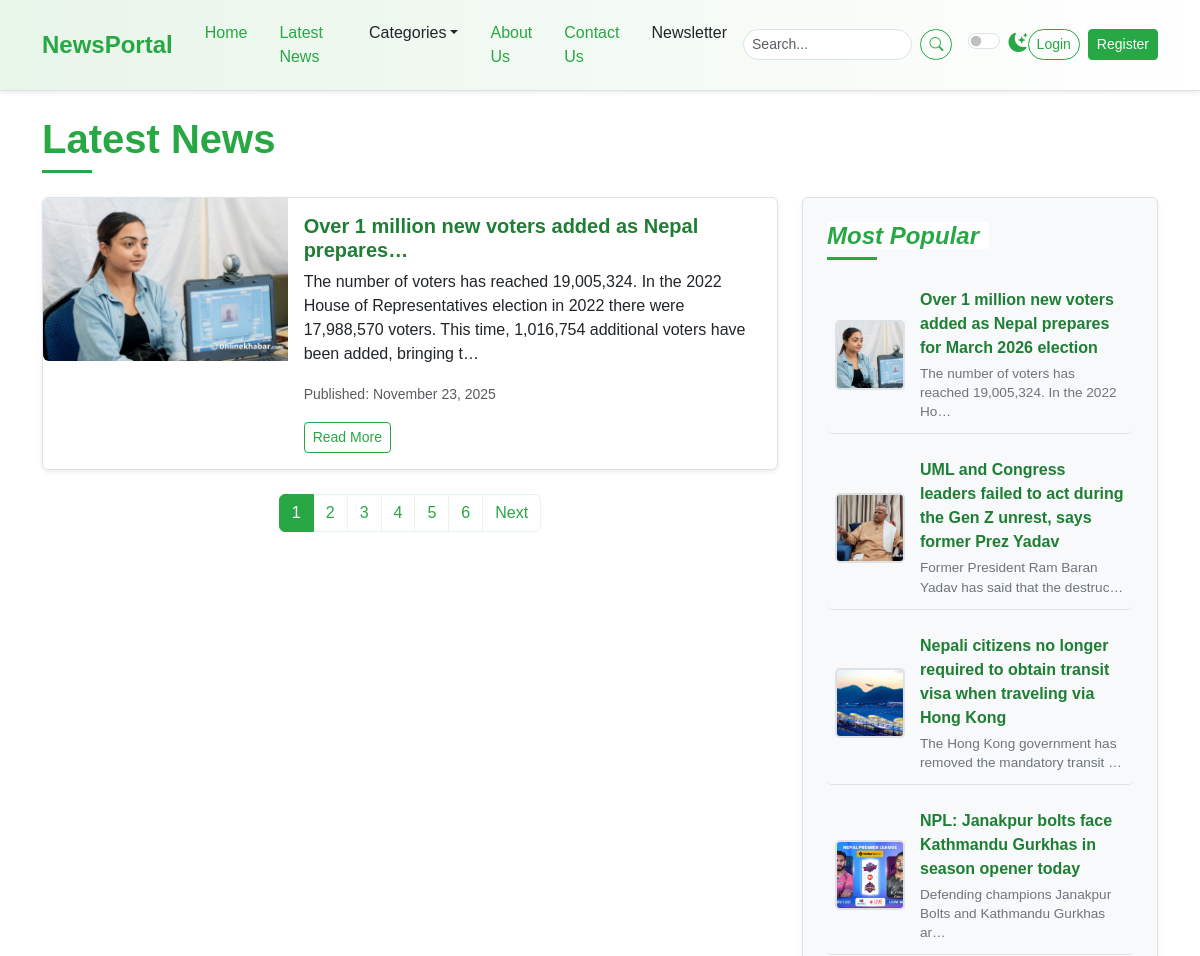
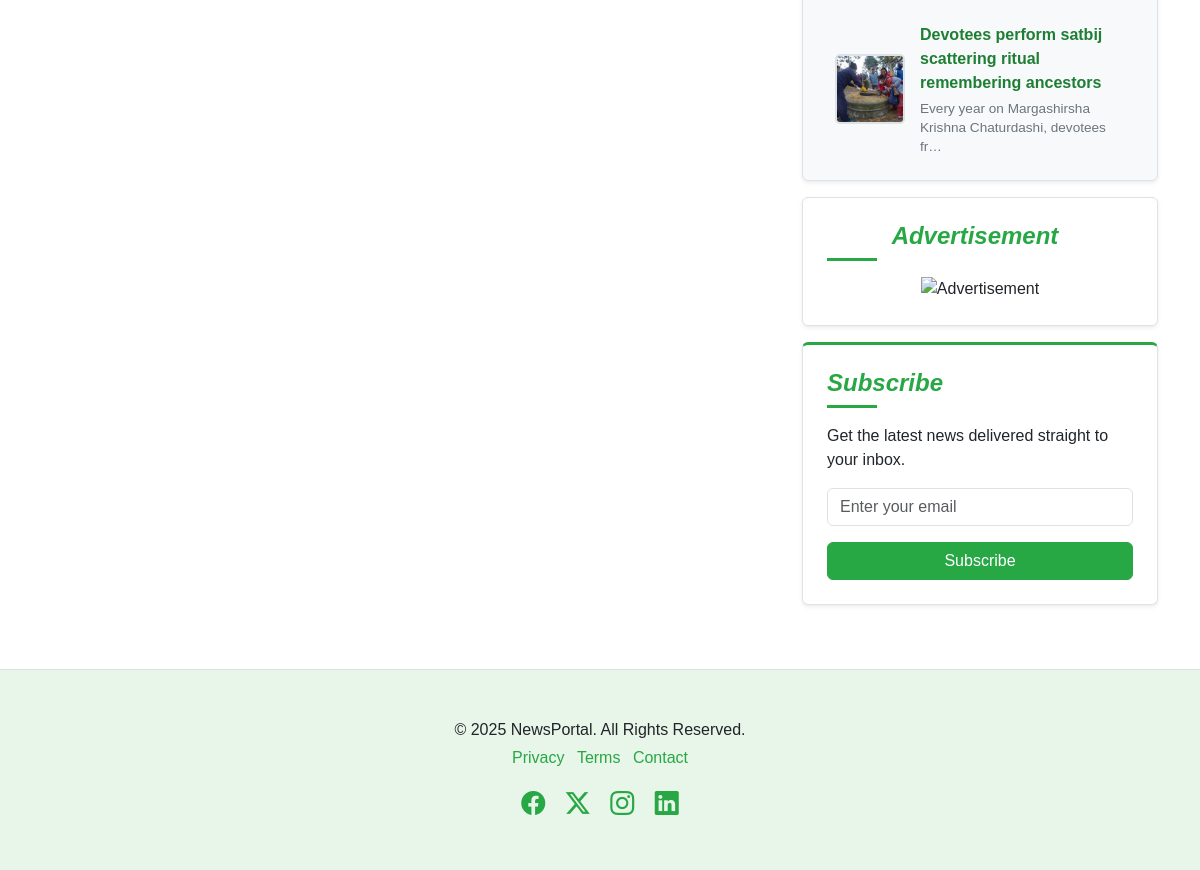
The page /post-list/ on the database its author committed (2 pictures, top to bottom).
### newspaper/models.py (models this page shows, shortened)
class TimeStampedModel(models.Model):
    created_at = models.DateTimeField(auto_now_add=True)
    updated_at = models.DateTimeField(auto_now=True)
    class Meta:
        abstract = True # Don't create a table in DB

class Post(TimeStampedModel):
    STATUS_CHOICES = [
        ("active", "Active"),
        ("in-active", "Inactive"),
    ]
    title = models.CharField(max_length=200)
    content = models.TextField()
    featured_image = models.ImageField(upload_to="post_images/%Y/%m/%d/", blank=True)
    author = models.ForeignKey("auth.User", on_delete=models.CASCADE)
    status = models.CharField(max_length = 20, choices = STATUS_CHOICES, default="active")
    views_count = models.PositiveIntegerField(default=0)
    is_breaking_news = models.BooleanField(default=False)
    published_at = models.DateTimeField(null=True, blank=True)
    category = models.ForeignKey(Category, on_delete=models.CASCADE)
    tag = models.ManyToManyField(Tag)

### newspaper/views.py (the view)
# urls.py: path("post-list/", views.PostListView.as_view(), name="post-list"),
class PostListView(SidebarMixin,ListView):
    model = Post
    template_name = "newsportal/list/list.html"
    context_object_name = "posts"
    paginate_by = 1
    def get_queryset(self):
        return Post.objects.filter(
            published_at__isnull=False,
            status="active"
        ).order_by("-published_at")

### newspaper/nav.py (called while the page is built)
def navigation(request):
    categories = Category.objects.all()[:4]
    return {"categories": categories}

### newspaper/views.py (called while the page is built)
     def get_context_data(self, **kwargs):
        context = super().get_context_data(**kwargs)
        context["popular_posts"] = Post.objects.filter(
            published_at__isnull=False,
            status="active"
        ).order_by("-published_at")[:5]
        context["advertisements"] = (
            Advertisement.objects.all().order_by("-created_at").first()
        )
        return context

### templates/newsportal/list/list.html
{% extends "newsportal/base.html" %}
{% block content %}
<div class="container mt-4">
    <h1 class="mb-4 section-title">
        <span>Latest News</span>
    </h1>
    <div class="row">
        <div class="col-lg-8">
            {% include "newsportal/list/left/post_list.html" %}
            {% include "newsportal/list/left/pagination.html" %}
        </div>
        <div class="col-lg-4">
            <div class="position-sticky sticky-sidebar-offset">
                {% include "newsportal/home/right/most_popular.html" %}
                {% include "newsportal/home/right/advertisement.html" %}
                {% include "newsportal/home/right/newsletter.html" %}
            </div>
        </div>
    </div>
</div>
{% endblock content %}

### templates/newsportal/list/left/post_list.html
{% for post in posts %}
    <div class="card mb-4 shadow-sm news-list-item">
        <div class="row g-0">
            <div class="col-md-4">
                <img src="{{ post.featured_image.url }}" width="300" height="200" class="img-fluid rounded-start"
                    alt="News 1" />
            </div>
            <div class="col-md-8">
                <div class="card-body">
                    <h5 class="card-title">{{ post.title|truncatechars:50 }}</h5>
                    <p class="card-text">{{ post.content|striptags|truncatechars:200}}</p>
                    <p class="card-text">
                        <small class="text-muted">Published: {{ post.published_at|date:"F j, Y" }}</small>
                    </p>
                    <a href="article.html" class="btn btn-outline-success btn-sm">Read More</a>
                </div>
            </div>
        </div>
    </div>
{% endfor %}

### templates/newsportal/home/right/most_popular.html
        <div class="p-4 mb-3 bg-light rounded sidebar-widget shadow-sm">
          <h4 class="fst-italic section-title">
            <span>Most Popular</span>
          </h4>
          <ul class="list-unstyled mb-0 popular-list">
            {% for post in popular_posts %}
              <li>
                <img src="{{ post.featured_image.url }}" alt="{{ post.title }}" />
                <div>
                  <a href="article.html" class="popular-title-link">{{ post.title }}</a>
                  <p class="popular-description">{{ post.content|truncatechars:60 }}</p>
                </div>
              </li>
            {% endfor %}
          </ul>
        </div>

### static/css/style.css (style rules this page uses)
:root { --primary-green: #28a745; --light-green: #e8f5e9; --dark-green: #1e7e34; --accent-green: #5cb85c; --text-color-light: #212529; --text-color-dark: #f8f9fa; --bg-light: #ffffff; --bg-dark: #212529; --card-bg-light: #ffffff; --card-bg-dark: #343a40; --border-color-light: #dee2e6; --border-color-dark: #495057; --shadow-sm: 0 0.125rem 0.25rem rgba(0, 0, 0, 0.075); --shadow: 0 0.5rem 1rem rgba(0, 0, 0, 0.15); --transition-speed: 0.3s ease; }
body { font-family: "Poppins", sans-serif; background-color: var(--bg-light); color: var(--text-color-light); transition: background-color var(--transition-speed), color var(--transition-speed); }
.section-title { position: relative; padding-bottom: 10px; margin-bottom: 20px; font-weight: 600; color: var(--primary-green); }
.section-title span { position: relative; z-index: 1; background-color: var(--bg-light); padding-right: 10px; }
.section-title::after { content: ""; position: absolute; left: 0; bottom: 0; width: 50px; height: 3px; background-color: var(--primary-green); }
.card { border: 1px solid var(--border-color-light); transition: box-shadow var(--transition-speed), transform var(--transition-speed); background-color: var(--card-bg-light); color: var(--text-color-light); }
.card-title { color: var(--dark-green); font-weight: 600; }
.news-list-item { transition: box-shadow var(--transition-speed), background-color var(--transition-speed); }
.sidebar-widget { background-color: var(--card-bg-light); border: 1px solid var(--border-color-light); padding: 1.5rem !important; }
.sidebar-widget h4 { color: var(--primary-green); margin-bottom: 1rem; }
.popular-list li { display: flex; align-items: center; margin-bottom: 0.75rem; padding: 0.75rem 0.5rem; border-bottom: 1px solid var(--border-color-light); transition: background-color var(--transition-speed); border-radius: 5px; }
.popular-list li:last-child { border-bottom: none; margin-bottom: 0; padding-bottom: 0; }
.popular-list img { width: 70px; height: 70px; object-fit: cover; border-radius: 5px; margin-right: 15px; flex-shrink: 0; border: 2px solid var(--border-color-light); }
.popular-list li div { display: flex; flex-direction: column; justify-content: center; flex-grow: 1; }
.popular-list .popular-title-link { text-decoration: none; color: var(--dark-green); font-weight: 600; margin-bottom: 0.25rem; display: block; transition: color var(--transition-speed); }
.popular-list .popular-description { font-size: 0.85rem; color: #6c757d; margin-bottom: 0; line-height: 1.4; }
.popular-list a { text-decoration: none; color: var(--text-color-light); transition: color var(--transition-speed); flex-grow: 1; }
.btn-outline-success { color: var(--primary-green); border-color: var(--primary-green); transition: background-color var(--transition-speed), color var(--transition-speed); }
.sticky-sidebar-offset { top: 6rem; }

### rows shown on the page
Post: featured_image (picture), title "Over 1 million new voters added as Nepal prepares…", content "The number of voters has reached 19,005,324. In the 2022 House of Representatives election in 2022 there were 17,988,570 voters. This time, 1,016,754 additional voters have been added, bringing t…", published_at "November 23, 2025", title "Over 1 million new voters added as Nepal prepares for March 2026 election", content "The number of voters has reached 19,005,324. In the 2022 Ho…"
Post: featured_image (picture), title "UML and Congress leaders failed to act during the Gen Z unrest, says former Prez Yadav", content "Former President Ram Baran Yadav has said that the destruc…"
Post: featured_image (picture), title "Nepali citizens no longer required to obtain transit visa when traveling via Hong Kong", content "The Hong Kong government has removed the mandatory transit …"
Post: featured_image (picture), title "NPL: Janakpur bolts face Kathmandu Gurkhas in season opener today", content "Defending champions Janakpur Bolts and Kathmandu Gurkhas ar…"
Post: featured_image (picture), title "Devotees perform satbij scattering ritual remembering ancestors", content "Every year on Margashirsha Krishna Chaturdashi, devotees fr…"

### other values the page prints
{{ i }} "1" "2" "3" "4" "5" "6"
